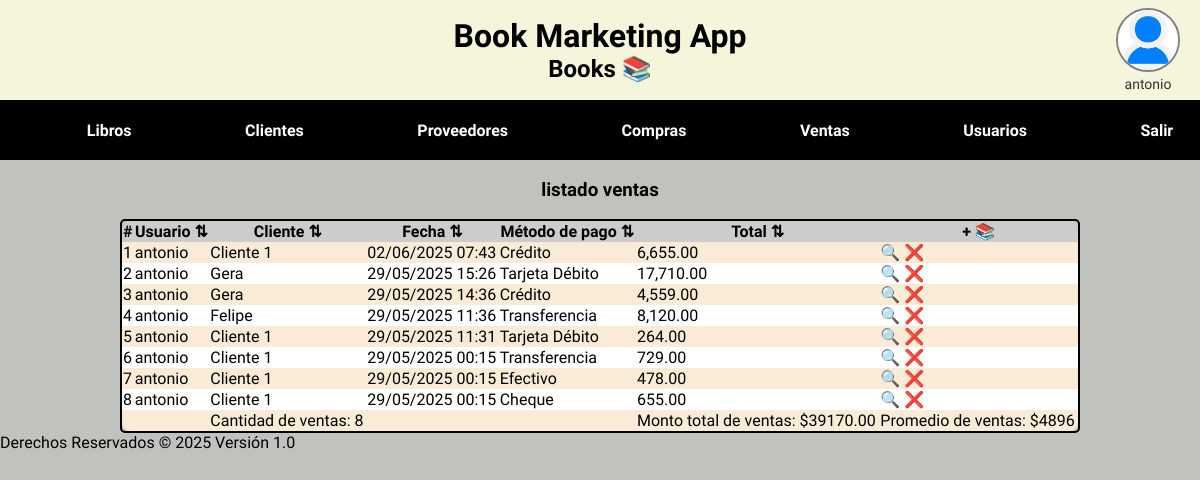
/base/index.php?op=50&error=datos_incompletos (signed in), run on the app's committed database.
### tables this page shows
CREATE TABLE IF NOT EXISTS `ventas` (
  `id` int NOT NULL AUTO_INCREMENT,
  `id_cliente` int NOT NULL,
  `id_usuario` int NOT NULL,
  `fecha_venta` datetime NOT NULL,
  `total` decimal(12,2) NOT NULL,
  `id_metodo_pago` int DEFAULT NULL,
  `estado` enum('activo','cancelado') NOT NULL DEFAULT 'activo',
  `comentarios` text,
  PRIMARY KEY (`id`),
  KEY `id_cliente` (`id_cliente`),
  KEY `id_usuario` (`id_usuario`),
  KEY `id_metodo_pago` (`id_metodo_pago`)
);

CREATE TABLE IF NOT EXISTS `usuarios` (
  `id` int NOT NULL AUTO_INCREMENT,
  `username` varchar(100) NOT NULL,
  `nombre` varchar(100) NOT NULL,
  `password` varchar(100) NOT NULL,
  `foto` varchar(100) DEFAULT NULL,
  `estado` enum('alto','bajo') NOT NULL DEFAULT 'alto',
  PRIMARY KEY (`id`)
);

CREATE TABLE IF NOT EXISTS `clientes` (
  `id` int NOT NULL AUTO_INCREMENT,
  `nombre` varchar(100) NOT NULL,
  `edad` int DEFAULT NULL,
  `numcelular` varchar(20) DEFAULT NULL,
  `email` varchar(100) DEFAULT NULL,
  `fecha_alta` date NOT NULL,
  `estado` enum('alto','bajo') NOT NULL DEFAULT 'alto',
  PRIMARY KEY (`id`)
);

CREATE TABLE IF NOT EXISTS `metodos_pago` (
  `id` int NOT NULL AUTO_INCREMENT,
  `nombre` varchar(100) NOT NULL,
  `descripcion` text,
  `estado` enum('alto','bajo') NOT NULL DEFAULT 'alto',
  PRIMARY KEY (`id`),
  UNIQUE KEY `nombre` (`nombre`)
);

### base/bd.php (called while the page is built, shortened)
<?php
function bd_consulta($query)
{
	$hostname="localhost";
	$user="root";
	$password="";
	$bd="books";
	$connection = mysqli_connect($hostname, $user, $password,$bd);
    try{
	    $result = mysqli_query($connection, $query);
    }
    catch(mysqli_sql_exception $e){
        var_dump($e);
        exit;
    }
	return $result;
}
?>

### content/ventas/ventas_list.php (the view, shortened to what this page needs)
<?php
$consulta = "SELECT ventas.id, usuarios.nombre AS usuario, clientes.nombre AS cliente,
                ventas.fecha_venta, ventas.total, metodos_pago.nombre AS metodo_pago
                FROM ventas
                JOIN clientes ON ventas.id_cliente = clientes.id
                JOIN usuarios ON ventas.id_usuario = usuarios.id
                LEFT JOIN metodos_pago ON ventas.id_metodo_pago = metodos_pago.id
                WHERE ventas.estado = 'activo'
                ORDER BY ventas.fecha_venta DESC";
$result = bd_consulta($consulta);
?>
<div class="title">
    <h3>listado ventas</h3>
</div>
<table>
    <tr>
        <th>#</th>
        <th id="usuario" style="cursor:pointer">Usuario <span id="flechaUsuario">⇅</span></th>
        <th id="cliente" style="cursor:pointer">Cliente <span id="flechaCliente">⇅</span></th>
        <th id="fecha" style="cursor:pointer">Fecha <span id="flechaFecha">⇅</span></th>
        <th id="metodo" style="cursor:pointer">Método de pago <span id="flechaMetodo">⇅</span></th>
        <th id="total" style="cursor:pointer">Total <span id="flechaTotal">⇅</span></th>
        <th><a href="../base/index.php?op=53">+ &#128218;</a></th>
    </tr>
    <?php
    $i = 0;
    while ($row = mysqli_fetch_assoc($result)) {
        $i++;
    ?>
        <tr>
            <td><?= $i ?></td>
            <td><?= $row['usuario'] ?></td>
            <td><?= $row['cliente'] ?></td>
            <td><?= date('d/m/Y H:i', strtotime($row['fecha_venta'])) ?></td>
            <td><?= $row['metodo_pago'] ?: 'N/A' ?></td>
            <td class="total"><?= number_format($row['total'], 2) ?></td>
            <td>
                <a href="../base/index.php?op=56&id=<?= $row['id'] ?>">🔍</a>
                <a href="../base/index.php?op=55&id=<?= $row['id'] ?>">❌</a>
            </td>
        </tr>
    <?php } ?>
    <tr>
        <td></td>
        <td></td>
        <td id="totalRegistros">Cantidad de ventas: <?= $i ?></td>
        <td></td>
        <td></td>
        <td id="totalVentas">Monto total de ventas: $0.00</td>
        <td id="promedioVentas">Promedio de ventas: $0</td>
    </tr>
</table>

### css/base.css (style rules this page uses)
a { color: inherit; text-decoration: none; }
* { font-family: 'Jacques Francois', sans-serif; }
.title { text-align: center; }
body { font-family: 'Jacques Francois', sans-serif; margin: 0; font-weight: 400; font-style: normal; padding: 0; background-color: #c0c2bd; }

### css/listings.css (style rules this page uses)
table { width: 80%; margin-left: 10%; border: solid 2px; border-collapse: separate; border-radius: 5px; font-family: serif; border-spacing: 0; }
tr:first-child { background-color: #CCCCCC; }
tr:first-child th:first-child { border-top-left-radius: 8px; }
tr:first-child th:last-child { border-top-right-radius: 8px; }
tr:nth-child(odd):not(tr:first-child) { background-color: #FFFFFF; }
tr:nth-child(even) { background-color: antiquewhite; }
tr:last-child td:first-child { border-bottom-left-radius: 8px; }
tr:last-child td:last-child { border-bottom-right-radius: 8px; }

### data on the page
ventas: id_usuario.nombre "antonio", id_cliente.nombre "Cliente 1", fecha_venta "02/06/2025 07:43", id_metodo_pago.nombre "Crédito", total "6,655.00"
ventas: id_usuario.nombre "antonio", id_cliente.nombre "Gera", fecha_venta "29/05/2025 15:26", id_metodo_pago.nombre "Tarjeta Débito", total "17,710.00"
ventas: id_usuario.nombre "antonio", id_cliente.nombre "Gera", fecha_venta "29/05/2025 14:36", id_metodo_pago.nombre "Crédito", total "4,559.00"
ventas: id_usuario.nombre "antonio", id_cliente.nombre "Felipe", fecha_venta "29/05/2025 11:36", id_metodo_pago.nombre "Transferencia", total "8,120.00"
ventas: id_usuario.nombre "antonio", id_cliente.nombre "Cliente 1", fecha_venta "29/05/2025 11:31", id_metodo_pago.nombre "Tarjeta Débito", total "264.00"
ventas: id_usuario.nombre "antonio", id_cliente.nombre "Cliente 1", fecha_venta "29/05/2025 00:15", id_metodo_pago.nombre "Transferencia", total "729.00"
ventas: id_usuario.nombre "antonio", id_cliente.nombre "Cliente 1", fecha_venta "29/05/2025 00:15", id_metodo_pago.nombre "Efectivo", total "478.00"
ventas: id_usuario.nombre "antonio", id_cliente.nombre "Cliente 1", fecha_venta "29/05/2025 00:15", id_metodo_pago.nombre "Cheque", total "655.00"

### other printed values
$user_nombre "antonio"
$i "8"
